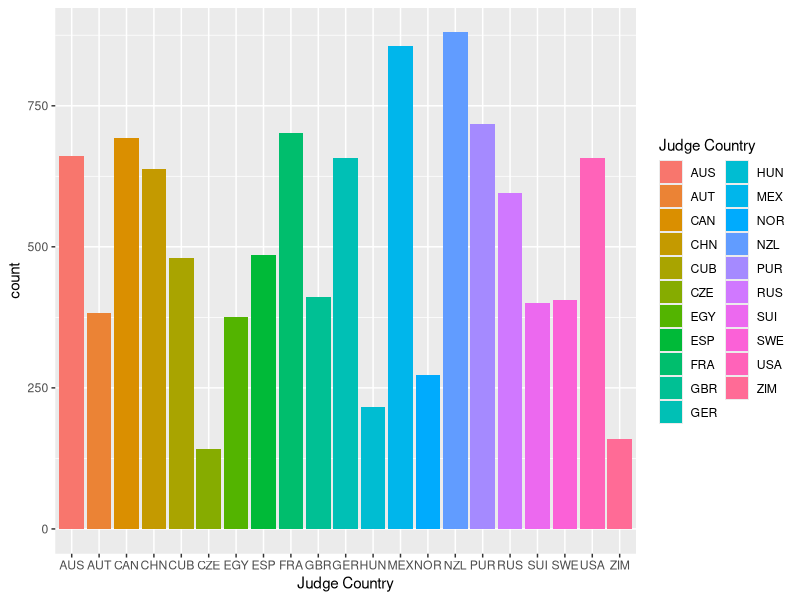
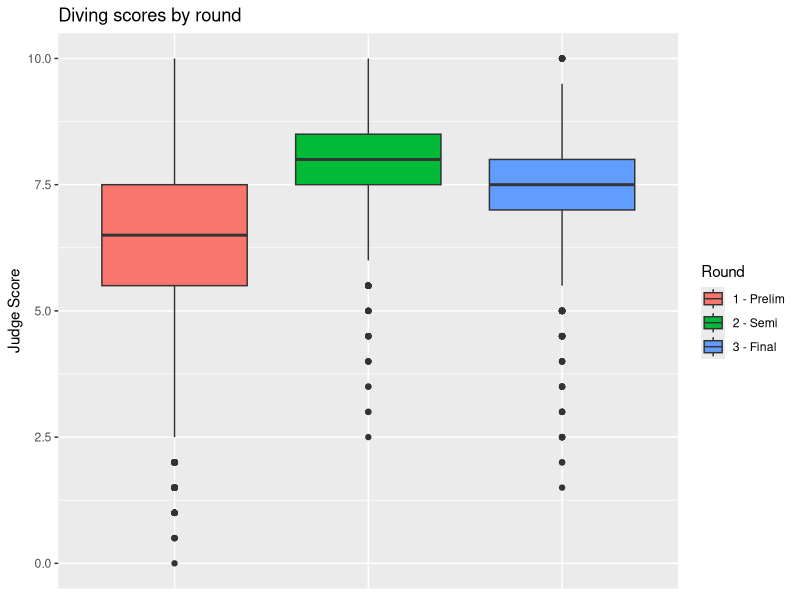
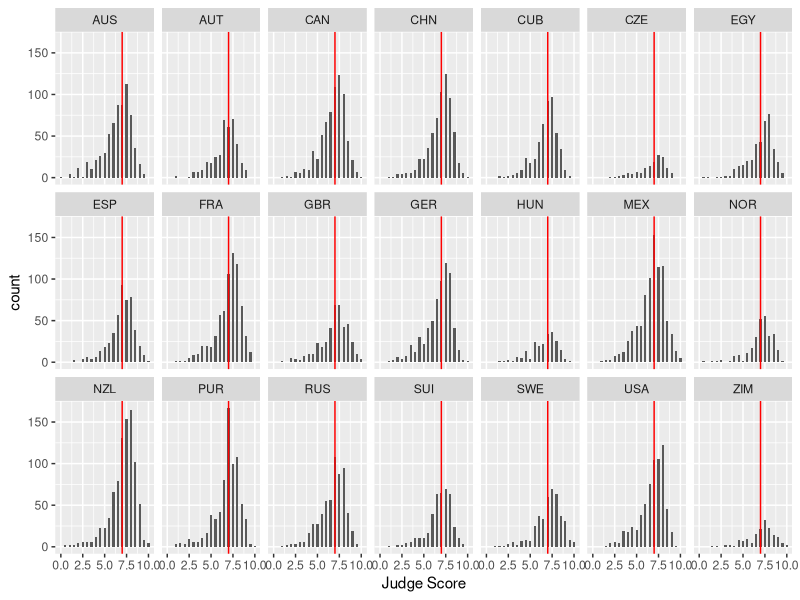
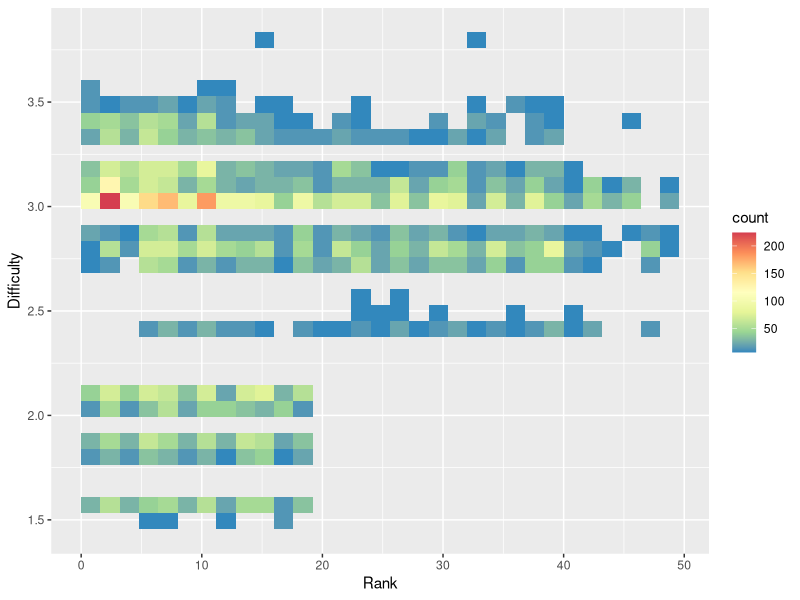
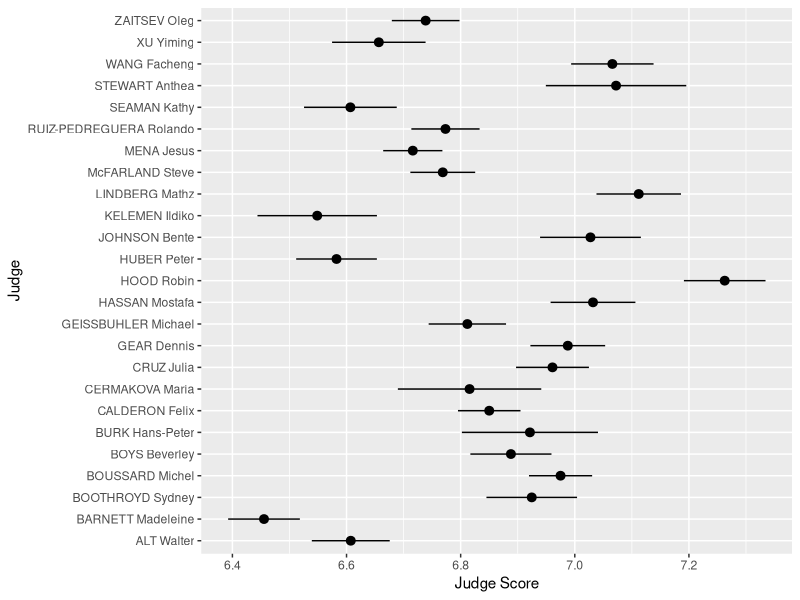
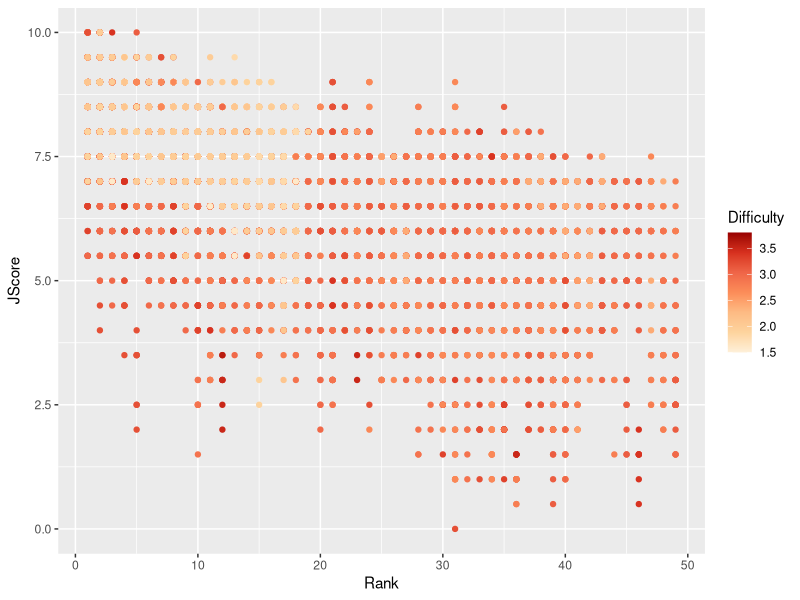

Write the R code that produced these figures, in order.
library(tidyverse)
diving <- read_csv("data/diving.csv")

hist <- ggplot(data = diving)
hist <- hist + geom_histogram(aes(x = JScore), binwidth = 0.25)
hist <- hist + labs(x = "Judge Score")
hist <- hist + facet_wrap(~ JCountry, nrow = 3)
median_score <- median(diving[["JScore"]])
hist <- 
  hist + geom_vline(xintercept = median_score, 
                    color = "red")

box <- ggplot(data = diving)
box <- box + geom_boxplot(aes(x = Round, y = JScore, fill = Round))
box <- 
  box + labs(title = "Diving scores by round", 
             x = "", 
             y = "Judge Score")

# didn't work...put y text  back in
box <- 
  box + theme(axis.title.x = element_blank(),
              axis.text.x = element_blank(),
              axis.ticks.x = element_blank())

bar <- ggplot(data = diving)
bar <- bar + geom_bar(aes(x = JCountry, fill = JCountry))
bar <- bar + labs(x = "Judge Country", fill = "Judge Country")

scatter <- ggplot(data = diving)
scatter <- scatter + geom_point(aes(x = Rank, y = JScore, color = Country))
scatter <- scatter + geom_abline(intercept = 8.1, slope = -0.1, color = "red")

#explain how lines 1 and 2 work
judges <- ggplot(data = diving, aes(x = Judge, y = JScore))
judges <- judges + stat_summary(fun.data = mean_se)
judges <- judges + labs(y = "Judge Score")
judges <- judges + coord_flip()


scatter <- ggplot(data = diving)
scatter <- scatter + geom_point(aes(x = Rank, 
                                    y = JScore, 
                                    color = Difficulty))
scatter <- scatter + scale_color_distiller(palette = "OrRd", direction = 1)


hist2d <- ggplot(data = diving)
hist2d <- hist2d + geom_bin2d(aes(x = Rank, y = Difficulty))
hist2d <- hist2d + scale_fill_distiller(palette = "Spectral")






